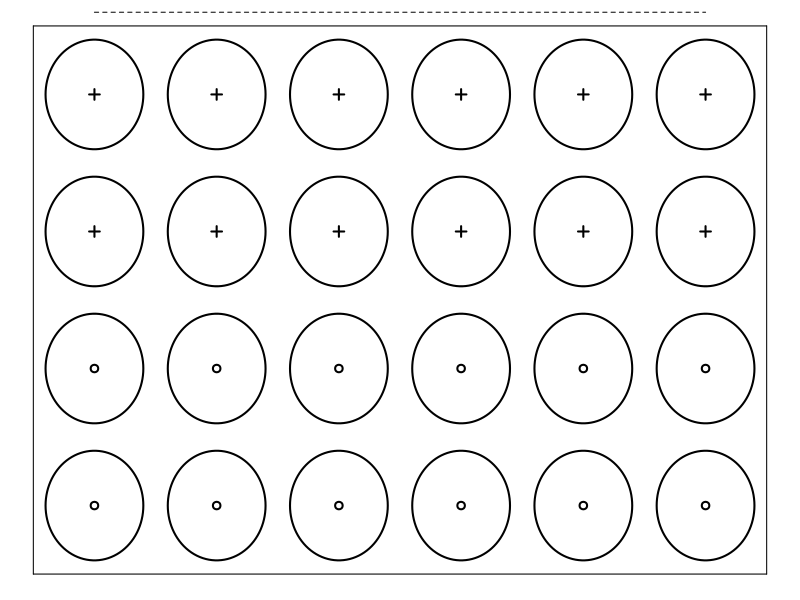
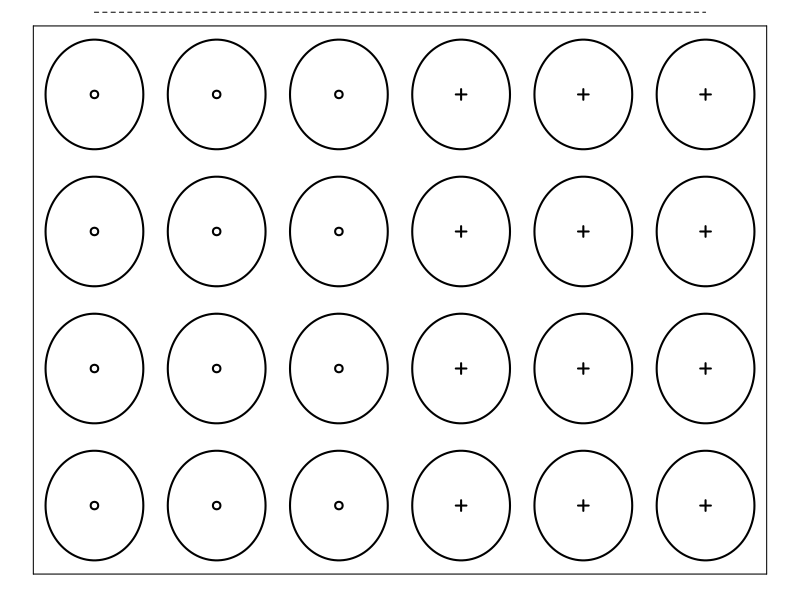

R code for these plots, in order:
makeCircle <- function(x,y,r,...){
	t <- seq(0,2*pi, length.out=99)
	X <- x + r*cos(t)
	Y <- y + r*sin(t)
	lines(X,Y,...)
}

makeCookies <- function(nrow,ncol,labels=NULL, lcex=1, pch=TRUE, ...){
	plot(0,0,xlim=c(1/2,nrow+1/2), ylim=c(1/2,ncol+1/2),
		type='n', xlab='', ylab='', axes=FALSE)
	for(i in 1:nrow){
		for(j in 1:ncol){
			makeCircle(i,j,0.4, ...)
			if(!is.null(labels[1])){
				l <- labels[(i-1)*ncol+j]
				if(pch==TRUE){
					points(i,j,pch=l,cex=lcex, lwd = 2)
				} else {
					text(i,j,l, cex=lcex)
				}
			}
		}
	}
	#box()
  lines(x = c(0.5, 0.5), y = c(0.5, 4.5))
  lines(x = c(0.5, 6.5), y = c(4.5, 4.5))
  lines(x = c(6.5, 6.5), y = c(0.5, 4.5))
  lines(x = c(0.5, 6.5), y = c(0.5, 0.5))
  lines(x = c(1, 6), y = c(4.6, 4.6), lty = 2)
}

pdf('cookiesA.pdf', 6/2, 4.1/2)
par(mar=rep(0.2,4))
makeCookies(6,4, labels=c(1,1,2,2,1,1,2,2,1,1,2,2,1,1,2,2,1,1,2,2,1,1,2,2)*2-1, 1, lwd=2)
dev.off()

pdf('cookiesB.pdf', 6/2, 4.1/2)
par(mar=rep(0.2,4))
makeCookies(6,4, labels=c(rep(1,12), rep(2,12))*2-1, 1, lwd=2)
dev.off()